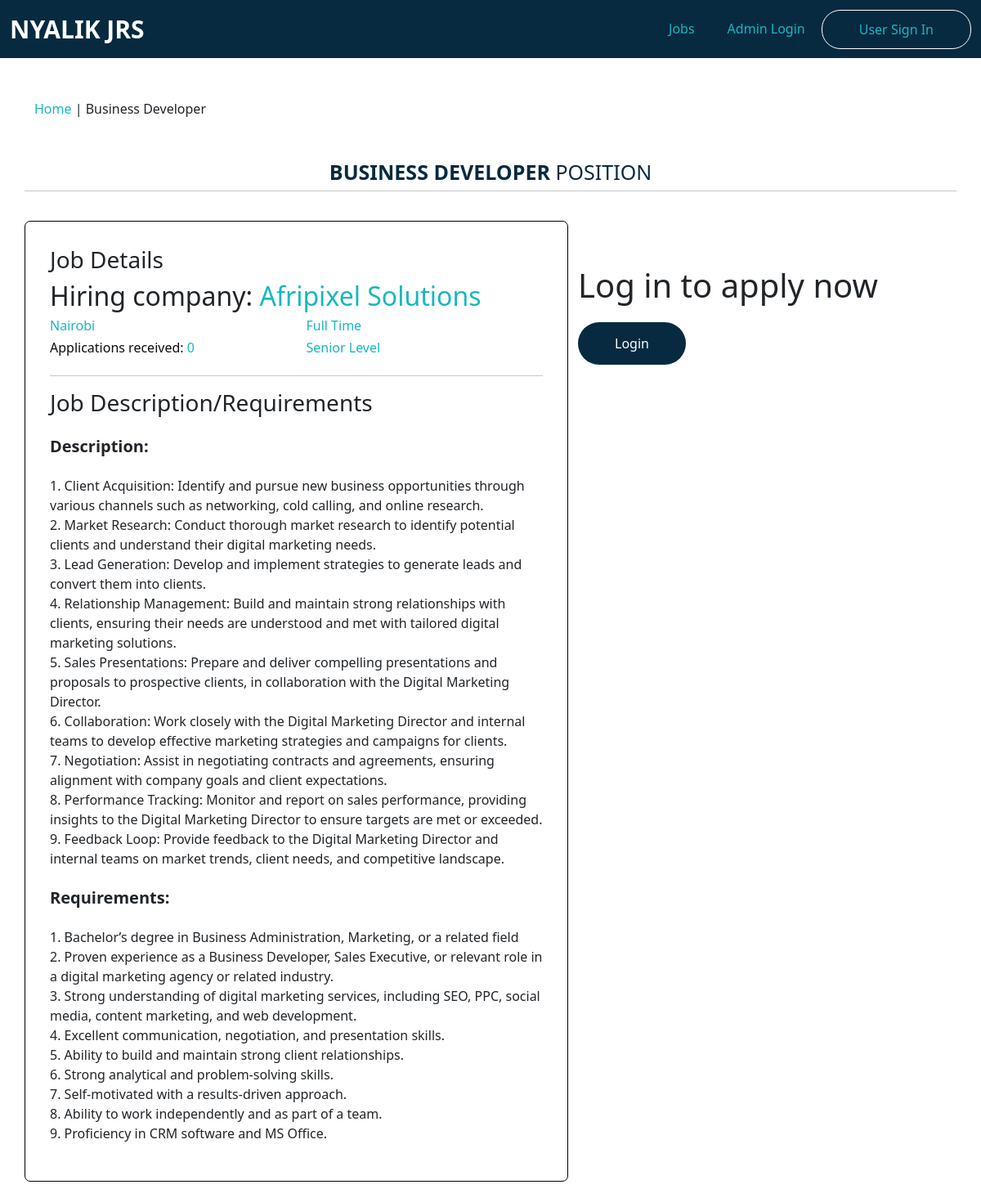
/index.php?page=jobs/individual_job&jobId=6, run on the app's committed database.
### tables this page shows
CREATE TABLE `posted_jobs` (
  `jobId` int(11) NOT NULL,
  `jobTitle` varchar(200) NOT NULL,
  `jobDescription` varchar(6000) NOT NULL,
  `jobEmploymentType` varchar(200) NOT NULL,
  `companyName` varchar(200) NOT NULL,
  `totalApplicants` int(11) DEFAULT NULL,
  `coreQualifications` varchar(1200) NOT NULL,
  `date_created` date NOT NULL DEFAULT current_timestamp(),
  `updation_date` datetime DEFAULT NULL ON UPDATE current_timestamp(),
  `status` int(11) NOT NULL,
  `jobLocation` varchar(255) NOT NULL,
  `job_level` varchar(200) NOT NULL,
  `job_salary` varchar(200) NOT NULL,
  `application_deadline` date NOT NULL,
  `job_industry` varchar(255) NOT NULL
);

### index.php (called while the page is built, shortened)
<?php
include_once "functions/functions.php";
$page = isset($_GET['page']) && file_exists($_GET['page'] . '.php') ? $_GET['page'] : 'home';
include_once $page . '.php';
?>

### jobs/individual_job.php (the view, shortened to what this page needs)
<?php
include_once "functions/functions.php";
$pdo = databaseConnection();
?>
<?= headerTemplate('JOBS | MID LEVEL'); ?>
<nav class="navbar navbar-expand-lg bg-body-tertiary">
    <div class="container-fluid">
        <a href="index.php?page=home" class="navbar-brand">Nyalik JRS</a>
        <div class="collapse navbar-collapse justify-content-end" id="navbarSupportedContent">
            <?php
            if (!isset($_SESSION["userLoggedIn"]) && $_SESSION["userLoggedIn"] !== true) {
            ?>
                <ul class="navbar-nav">
                    <li class="nav-item">
                        <a class="nav-link" href="index.php?page=jobs/explore_all_jobs">Jobs</a>
                    </li>
                    <li class="nav-item">
                        <a class="nav-link" href="index.php?page=admin/admin_login">Admin Login</a>
                    </li>
                    <li class="nav-item">
                        <a class="nav-link" href="index.php?page=users/user_login">User Sign In</a>
                    </li>
                </ul>
            <?php }
            ?>
        </div>
    </div>
</nav>
<div class="breadcrumb">
    <div class="container">
        <div class="row">
            <?php
            $job_id = false;
            if (isset($_GET["jobId"])) {
                $job_id = $_GET["jobId"];
            }
            $sql = "SELECT * FROM posted_jobs WHERE jobId = $job_id";
            if ($stmt = $pdo->prepare($sql)) {
                if ($stmt->execute()) {
                    if ($row = $stmt->fetch()) {
                        $job_title = $row["jobTitle"];
                    }
                }
            }
            ?>
            <span><a href="index.php?page=home">Home</a> | <?php echo $job_title; ?></span>
        </div>
    </div>
</div>
<div id="section_title">
    <div class="container">
        <div class="row">
            <h4 class="text-center"><span style="font-weight: bold;"><?php echo $job_title; ?></span> Position</h4>
            <hr>
        </div>
    </div>
</div>
<div id="job_details">
    <div class="container">
        <div class="row">
            <div class="col-md-7">
                <?php
                $sql = $pdo->prepare("SELECT * FROM posted_jobs WHERE jobId = $job_id");
                $sql->execute();
                $database_job_details = $sql->fetchAll(PDO::FETCH_ASSOC);
                ?>
                <h3>Job Details</h3>
                <?php foreach ($database_job_details as $details) : ?>
                    <h2>Hiring company: <span style="color: var(--tertiary-color)"><?= $details["companyName"]; ?></span></h2>
                    <div class="row">
                        <div class="col-6">
                            <h6><?= $details["jobLocation"]; ?></h3>
                        </div>
                        <div class="col-6">
                            <h6><?= $details["jobEmploymentType"]; ?></h6>
                        </div>
                        <div class="col-6">
                            <h6><span style="color: var(--primary-color)">Applications received: </span> <?php
                                                                                                            if ($details["totalApplicants"] == NULL) {
                                                                                                                echo "0";
                                                                                                            } else {
                                                                                                                $details["totalApplicants"];
                                                                                                            }
                                                                                                            ?></h6>
                        </div>
                        <div class="col-6">
                            <h6><?= $details["job_level"]; ?></h6>
                        </div>
                    </div>
                <?php endforeach ?>
                <hr>
                <h3>Job Description/Requirements</h3>
                <h5 class="my-4" style="font-weight: bold;">Description:</h5>
                <?php foreach ($database_job_details as $job_details) : ?>
                    <p><?= nl2br($job_details["jobDescription"]); ?></p>
                    <h5 class="my-4" style="font-weight: bold;">Requirements:</h5>
                    <p><?= nl2br($job_details["coreQualifications"]); ?></p>
                <?php endforeach; ?>
            </div>
            <div class="col-md-5">
                <div class="form">
                    <?php
                    if (!isset($_SESSION["userLoggedIn"]) && $_SESSION["userLoggedIn"] !== true) {
                    ?>
                        <h3 style="margin-bottom: 35px;">Log in to apply now</h3>
                        <a style="text-decoration: none; background-color: var(--secondary-color); padding: 15px 45px; border-radius: 50px; color: var(--main-color)" href="index.php?page=users/user_login">Login</a>
                        <?php }
                        ?>
                </div>
            </div>
        </div>
    </div>
</div>

### data on the page
posted_jobs: jobTitle "Business Developer", jobTitle "BUSINESS DEVELOPER", companyName "Afripixel Solutions", jobLocation "Nairobi", jobEmploymentType "Full Time", shows "0", job_level "Senior Level", jobDescription "1. Client Acquisition: Identify and pursue new business opportunities through various channels such as networking, cold calling, and online research. 2. Market Research: Conduct thorough market research to identify potential clients and understand their digital marketing needs. 3. Lead Generation: Develop and implement strategies to generate leads and convert them into clients. 4. Relationship Management: Build and maintain strong relationships with clients, ensuring their needs are understood and met with tailored digital marketing solutions. 5. Sales Presentations: Prepare and deliver compelling presentations and proposals to prospective clients, in collaboration with the Digital…", coreQualifications "1. Bachelor’s degree in Business Administration, Marketing, or a related field 2. Proven experience as a Business Developer, Sales Executive, or relevant role in a digital marketing agency or related industry. 3. Strong understanding of digital marketing services, including SEO, PPC, social media, content marketing, and web development. 4. Excellent communication, negotiation, and presentation skills. 5. Ability to build and maintain strong client relationships. 6. Strong analytical and problem-solving skills. 7. Self-motivated with a results-driven approach. 8. Ability to work independently and as part of a team. 9. Proficiency in CRM software and MS Office."
